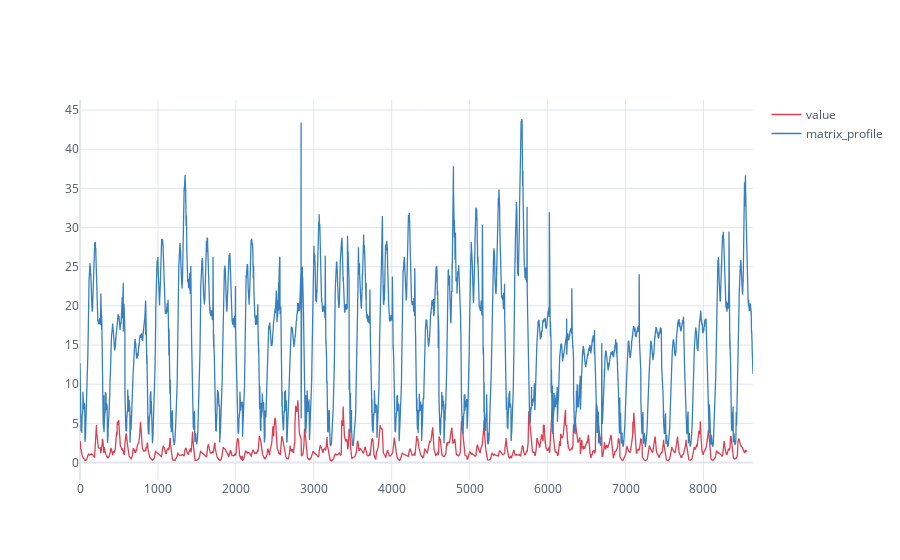

Notebook cell for this chart:
### Code cell
pd.Series(matrix_profile["mp"]).rename("value").blot(color="red", theme="white") + pd.Series(matrix_profile["data"]["ts"]/80).rename("matrix_profile").blot(color="blue", theme="white")

### Figure 1 — Plotly figure (JSON) as saved in the notebook; plotly's stock layout.template omitted (floating-point values rounded to 4 significant figures; data arrays with more than 128 entries replaced by an {"elided": "..."} marker saying what was removed)
{"data": [{"line": {"color": "rgba(219, 64, 82, 1.0)", "dash": "solid", "shape": "linear", "width": 1.3}, "mode": "lines", "name": "value", "showlegend": true, "text": "", "type": "scatter", "x": {"elided": "8558 int values"}, "y": {"elided": "8558 float values"}}, {"line": {"color": "rgba(55, 128, 191, 1.0)", "dash": "solid", "shape": "linear", "width": 1.3}, "mode": "lines", "name": "matrix_profile", "showlegend": true, "text": "", "type": "scatter", "x": {"elided": "8637 int values"}, "y": {"elided": "8637 float values"}}], "layout": {"legend": {"bgcolor": "#FFFFFF", "font": {"color": "#4D5663"}}, "paper_bgcolor": "#FFFFFF", "plot_bgcolor": "#FFFFFF", "title": {"font": {"color": "#4D5663"}, "x": 0.5}, "xaxis": {"gridcolor": "#E1E5ED", "showgrid": true, "tickfont": {"color": "#4D5663"}, "title": {"font": {"color": "#4D5663"}, "text": ""}, "zerolinecolor": "#E1E5ED"}, "yaxis": {"gridcolor": "#E1E5ED", "showgrid": true, "tickfont": {"color": "#4D5663"}, "title": {"font": {"color": "#4D5663"}, "text": ""}, "zerolinecolor": "#E1E5ED"}}}
